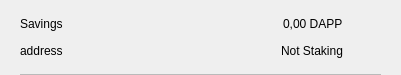
<?xml version="1.0" encoding="UTF-8"?>
<ui version="4.0">
 <class>CSRow</class>
 <widget class="QWidget" name="CSRow">
  <property name="geometry">
   <rect>
    <x>0</x>
    <y>0</y>
    <width>401</width>
    <height>75</height>
   </rect>
  </property>
  <property name="windowTitle">
   <string>Form</string>
  </property>
  <layout class="QVBoxLayout" name="verticalLayout">
   <property name="spacing">
    <number>0</number>
   </property>
   <property name="leftMargin">
    <number>20</number>
   </property>
   <property name="topMargin">
    <number>10</number>
   </property>
   <property name="rightMargin">
    <number>20</number>
   </property>
   <property name="bottomMargin">
    <number>0</number>
   </property>
   <item>
    <widget class="QWidget" name="info" native="true">
     <property name="minimumSize">
      <size>
       <width>0</width>
       <height>0</height>
      </size>
     </property>
     <layout class="QHBoxLayout" name="horizontalLayout_3">
      <property name="leftMargin">
       <number>0</number>
      </property>
      <property name="topMargin">
       <number>0</number>
      </property>
      <property name="rightMargin">
       <number>0</number>
      </property>
      <property name="bottomMargin">
       <number>10</number>
      </property>
      <item>
       <widget class="QWidget" name="container" native="true">
        <property name="minimumSize">
         <size>
          <width>0</width>
          <height>0</height>
         </size>
        </property>
        <layout class="QVBoxLayout" name="verticalLayout_2">
         <property name="spacing">
          <number>0</number>
         </property>
         <property name="leftMargin">
          <number>0</number>
         </property>
         <property name="topMargin">
          <number>0</number>
         </property>
         <property name="rightMargin">
          <number>0</number>
         </property>
         <property name="bottomMargin">
          <number>0</number>
         </property>
         <item>
          <layout class="QHBoxLayout" name="horizontalLayout">
           <item>
            <widget class="QLabel" name="labelName">
             <property name="text">
              <string>Savings</string>
             </property>
            </widget>
           </item>
           <item>
            <spacer name="horizontalSpacer">
             <property name="orientation">
              <enum>Qt::Horizontal</enum>
             </property>
             <property name="sizeHint" stdset="0">
              <size>
               <width>40</width>
               <height>20</height>
              </size>
             </property>
            </spacer>
           </item>
           <item>
            <widget class="QLabel" name="labelAmount">
             <property name="text">
              <string>0,00 DAPP</string>
             </property>
            </widget>
           </item>
          </layout>
         </item>
         <item>
          <layout class="QHBoxLayout" name="horizontalLayout_2">
           <item>
            <widget class="QLabel" name="labelAddress">
             <property name="text">
              <string>address</string>
             </property>
            </widget>
           </item>
           <item>
            <spacer name="horizontalSpacer_2">
             <property name="orientation">
              <enum>Qt::Horizontal</enum>
             </property>
             <property name="sizeHint" stdset="0">
              <size>
               <width>40</width>
               <height>20</height>
              </size>
             </property>
            </spacer>
           </item>
           <item>
            <widget class="QLabel" name="labelStaking">
             <property name="text">
              <string>Not Staking</string>
             </property>
            </widget>
           </item>
          </layout>
         </item>
        </layout>
       </widget>
      </item>
      <item alignment="Qt::AlignHCenter|Qt::AlignVCenter">
       <widget class="QPushButton" name="pushButtonMenu">
        <property name="minimumSize">
         <size>
          <width>24</width>
          <height>24</height>
         </size>
        </property>
        <property name="maximumSize">
         <size>
          <width>32</width>
          <height>32</height>
         </size>
        </property>
        <property name="focusPolicy">
         <enum>Qt::NoFocus</enum>
        </property>
        <property name="styleSheet">
         <string notr="true">border:none; background-color:transparent;</string>
        </property>
        <property name="text">
         <string/>
        </property>
        <property name="icon">
         <iconset>
          <normaloff>://ic-menu-hover</normaloff>://ic-menu-hover</iconset>
        </property>
        <property name="iconSize">
         <size>
          <width>24</width>
          <height>24</height>
         </size>
        </property>
       </widget>
      </item>
     </layout>
    </widget>
   </item>
   <item>
    <widget class="QLabel" name="lblDivisory">
     <property name="minimumSize">
      <size>
       <width>0</width>
       <height>1</height>
      </size>
     </property>
     <property name="maximumSize">
      <size>
       <width>16777215</width>
       <height>1</height>
      </size>
     </property>
     <property name="styleSheet">
      <string notr="true">background-color:#bababa;</string>
     </property>
     <property name="text">
      <string/>
     </property>
     <property name="alignment">
      <set>Qt::AlignBottom|Qt::AlignLeading|Qt::AlignLeft</set>
     </property>
    </widget>
   </item>
  </layout>
 </widget>
 <resources/>
 <connections/>
</ui>
